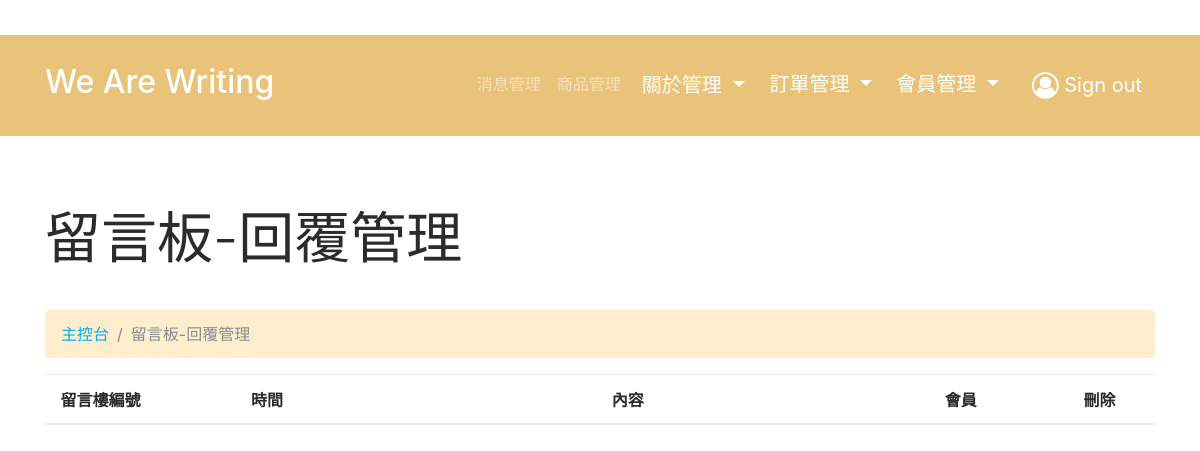
Before: /admin/boards_reply/list.php (signed in) with the older database file.
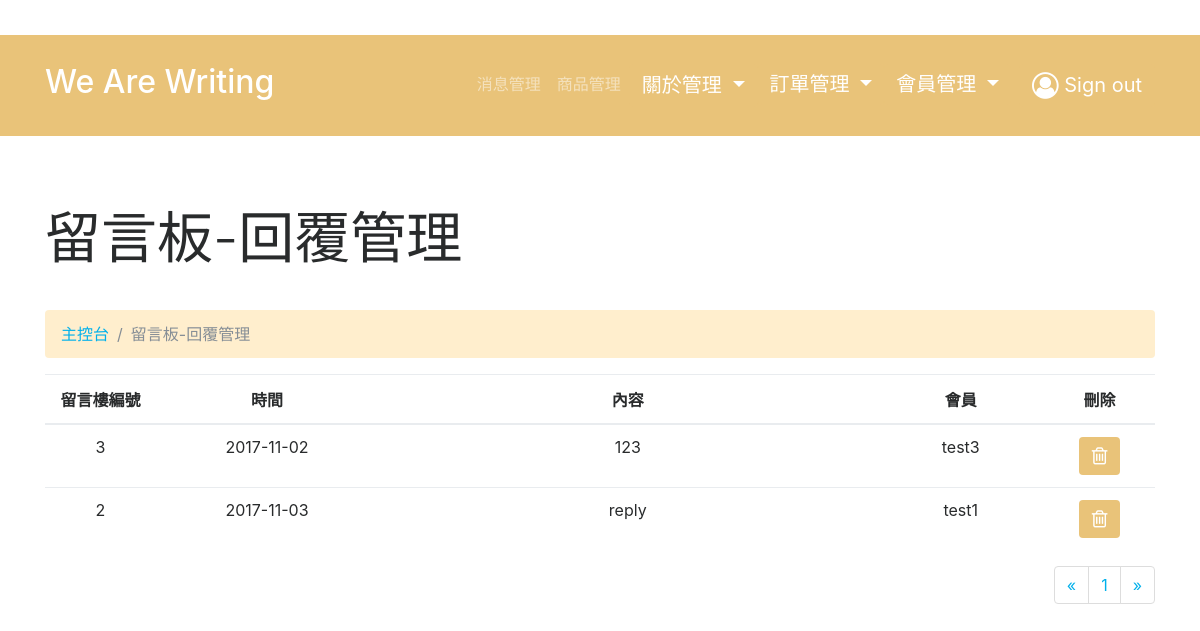
After: the same page with the newer database file.
### tables this page shows
CREATE TABLE `boards_reply` (
  `boardsID` int(11) NOT NULL,
  `boards_replyID` int(11) NOT NULL,
  `memberID` int(11) NOT NULL,
  `title` varchar(255) NOT NULL,
  `content` text NOT NULL,
  `createdDate` varchar(255) NOT NULL
);

CREATE TABLE `boards` (
  `boardsID` int(11) NOT NULL,
  `title` varchar(255) NOT NULL,
  `content` text NOT NULL,
  `createdDate` varchar(255) NOT NULL,
  `memberID` int(11) NOT NULL
);

CREATE TABLE `member` (
  `memberID` int(11) NOT NULL,
  `account` varchar(255) NOT NULL,
  `password` varchar(255) NOT NULL,
  `name` varchar(255) DEFAULT NULL,
  `picture` varchar(255) DEFAULT NULL,
  `phone` varchar(255) DEFAULT NULL,
  `brithday` varchar(255) DEFAULT NULL,
  `email` varchar(255) NOT NULL,
  `address` varchar(255) DEFAULT NULL,
  `createdDate` varchar(255) DEFAULT NULL,
  `updatedDate` varchar(255) DEFAULT NULL
);

### admin/boards_reply/list.php (the view, shortened to what this page needs)
<?php
require_once('../../asset/connection/database.php');
$limit = 25;
if (isset($_GET["page"])) { $page_num  = $_GET["page"]; } else { $page_num=1; };
$start_from = ($page_num-1) * $limit;
$sql = "SELECT * FROM boards_reply ORDER BY boardsID DESC , createdDate DESC LIMIT ".$start_from.",".$limit;
$sth = $db->query($sql);
$boards_reply = $sth->fetchALL(PDO::FETCH_ASSOC);
$totalRows = count($boards_reply);
 ?>
<html>
<head>
<?php require_once('../template/header.php'); ?>
</head>
<body>
<?php require_once('../template/nav.php'); ?>
    <div class="py-5">
    <div class="container">
      <div class="row">
        <div class="col-md-12">
          <h1 class="display-4 my-4" contenteditable="true">留言板-回覆管理</h1>
        </div>
      </div>
      <div class="row">
        <div class="col-md-12">
          <ul class="breadcrumb my-3" style="margin-bottom:0px;margin-top:0px">
            <li class="breadcrumb-item"><a href="list.php">主控台</a></li>
            <li class="breadcrumb-item active">留言板-回覆管理</li>
          </ul>
		</div>
	  </div>
	  <div class="row">
        <div class="col-md-12">
          <table class="table text-center">
            <thead>
              <tr>
                <th width=10%>留言樓編號</th>
                <th width=20%>時間</th>
                <th width=45%>內容</th>
                <th width=15%>會員</th>
                <th width=10%>刪除</th>
              </tr>
            </thead>
            <tbody>
            <?php foreach ($boards_reply as $row ) { ?>
              <tr>
                <td>
                <?php
                  $sth = $db->query("SELECT boardsID FROM boards WHERE boardsID=".$row['boardsID']);
                  $boards = $sth->fetch(PDO::FETCH_ASSOC);
                  echo $boards['boardsID'];
                 ?>
                </td>
                <td><?php echo $row['createdDate']; ?></td>
				        <td><?php echo $row['content']; ?></td>
                <?php
                  $sth = $db->query("SELECT account FROM member WHERE memberID=".$row['memberID']);
                  $member = $sth->fetch(PDO::FETCH_ASSOC);
                 ?>
                <td ><?php echo $member['account']; ?></td>
                <td><a href="delet.php?boards_replyID=<?php echo $row['boards_replyID']; ?>&page=<?php echo $page_num; ?>" class="btn btn-warning" role="button" onclick="if(!confirm('是否確定要刪除此留言回覆？')){return false;};"><i class="fa fa-trash-o" aria-hidden="true"></i></a></td>
              </tr>
            <?php } ?>
            </tbody>
          </table>
        </div>
      </div>
      <div class="row">
        <div class="col-md-12">
          <?php
          if($totalRows > 0){
                $sth = $db->query("SELECT * FROM boards_reply ORDER BY createdDate DESC");
                $data_count = count($sth->fetchAll(PDO::FETCH_ASSOC));
                $totalpages = ceil($data_count / $limit );
          ?>
          <ul class="pagination float-right">
            <?php include_once("../template/page_num.php"); ?>
          </ul>
        <?php } ?>
        </div>
      </div>
  </div>
</body>
</html>

### admin/template/header.php (shortened to what this page needs)
<link rel="stylesheet" href="https://cdnjs.cloudflare.com/ajax/libs/font-awesome/4.7.0/css/font-awesome.min.css" type="text/css">
<link rel="stylesheet" href="../css/admin.css" type="text/css">
<link rel="stylesheet" href="../../asset/js/jquery-ui/jquery-ui.css">
<link rel="stylesheet" href="../css/style.css">

### admin/template/nav.php (shortened to what this page needs)
<nav class="navbar navbar-expand-md bg-warning navbar-dark" style="margin-top:35px;">
  <div class="container">
    <a class="navbar-brand my-3" href="../news/list.php"><h2>We Are Writing</h2></a>
    <div class="collapse navbar-collapse text-center justify-content-end" id="navbar2SupportedContent">
      <ul class="navbar-nav">
        <li class="nav-item">
          <a class="nav-link" href="../news/list.php">消息管理</a>
        </li>
        <li class="nav-item">
          <a class="nav-link" href="../product_category/list.php">商品管理</a>
        </li>
        <li class="dropdown">
          <button class="btn btn-warning dropdown-toggle" type="button" data-toggle="dropdown">關於管理
          <span class="caret"></span></button>
        </li>
        <li class="dropdown">
          <button class="btn btn-warning dropdown-toggle" type="button" data-toggle="dropdown" style="border: 0px;">訂單管理
          <span class="caret"></span></button>
        </li>
        <li class="dropdown">
          <button class="btn btn-warning dropdown-toggle" type="button" data-toggle="dropdown" style="border: 0px;">會員管理
          <span class="caret"></span></button>
        </li>
      </ul>
      <a href="../template/logout.php" class="btn navbar-btn btn-warning ml-2 text-white"><i class="fa d-inline fa-lg fa-user-circle-o"></i> Sign out</a>
    </div>
  </div>
</nav>

### admin/template/page_num.php
<?php if($page_num > 1){ ?>
<li class="page-item">
  <a class="page-link" href="list.php?page=<?php echo $page_num-1; ?>">«</a>
</li>
<?php }else{ ?>
<li class="page-item">
  <a class="page-link" href="#">«</a>
</li>
<?php } ?>
<?php for($i=1; $i<=$totalpages; $i++){ ?>
<li class="page-item">
  <a class="page-link" href="list.php?page=<?php echo $i; ?>"><?php echo $i; ?></a>
</li>
<?php } ?>
<?php if($page_num < $totalpages){ ?>
<li class="page-item">
  <a class="page-link" href="list.php?page=<?php echo $page_num+1; ?>">»</a>
</li>
<?php }else{ ?>
<li class="page-item">
  <a class="page-link" href="#">»</a>
</li>
<?php } ?>

### admin/css/style.css (style rules this page uses)
.btn-warning { background: rgb(233, 195, 121); font-size: 20px; color: #FFF; }
.navbar-brand { background: rgb(233, 195, 121) !important; }
.navbar { background: rgb(233, 195, 121) !important; }
.breadcrumb { background: rgb(255, 238, 205); }

Changed rows visible on the page:
added boards_reply: boardsID.boardsID "3", createdDate "2017-11-02", content "123", memberID.account "test3"
added boards_reply: boardsID.boardsID "2", createdDate "2017-11-03", content "reply", memberID.account "test1"
Other visible differences:
new list line: "1"
